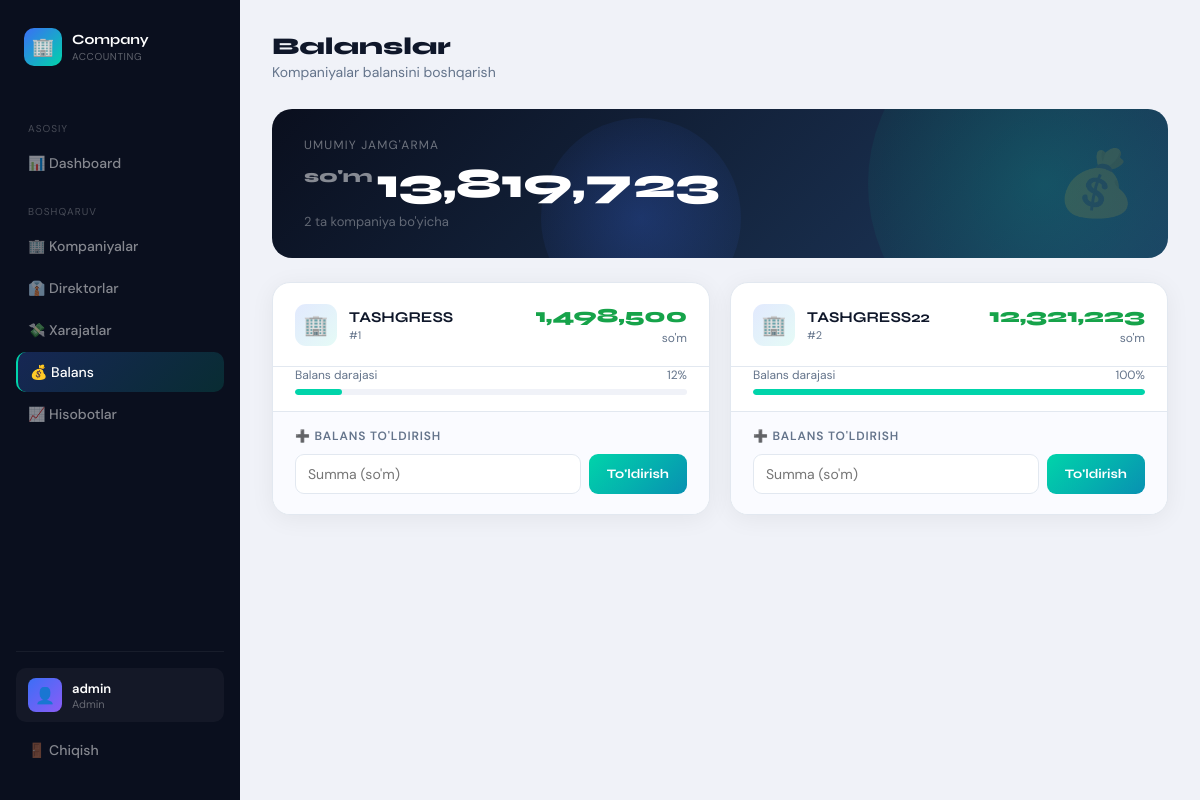
The app's page /admin/balances (signed in), older data.
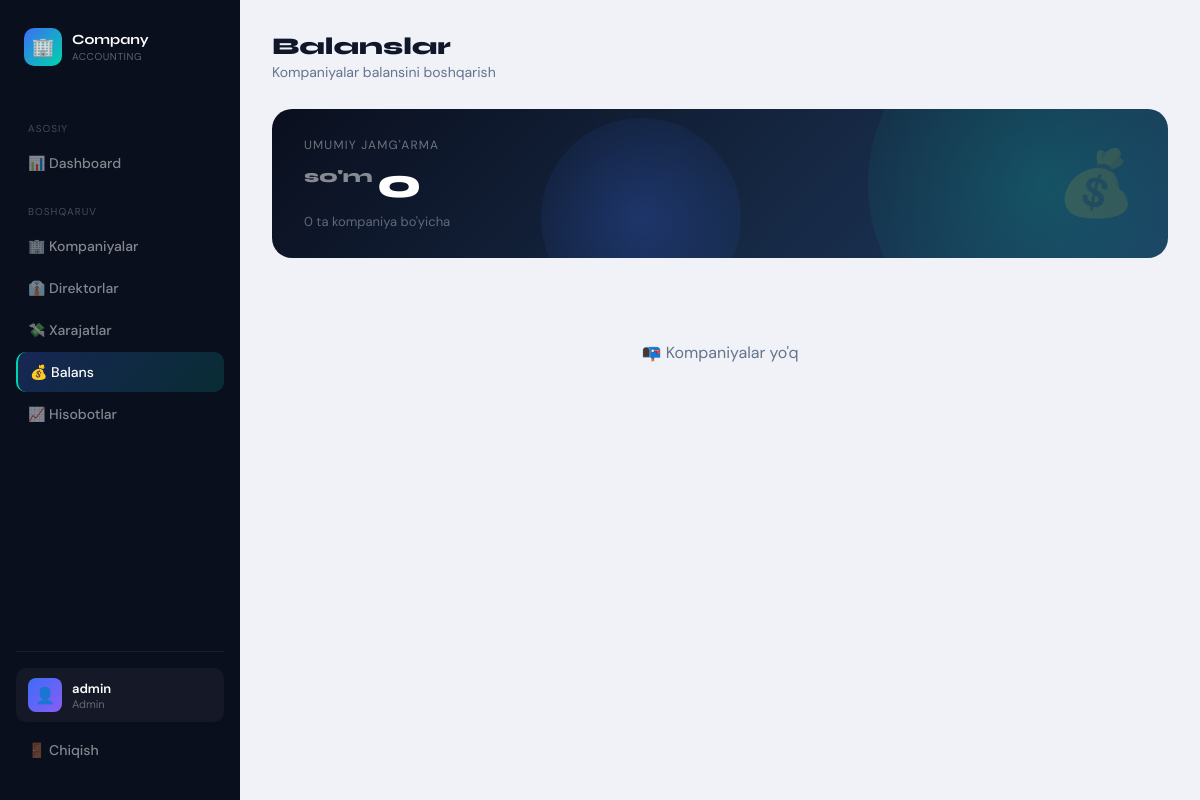
The same page, newer data.
### tables this page shows
CREATE TABLE companies (
        id INTEGER PRIMARY KEY AUTOINCREMENT,
        name TEXT,
        balance INTEGER DEFAULT 0,
        created_at TEXT
    );

### app.py (the view, shortened to what this page needs)
@app.route("/admin/balances", methods=["GET", "POST"])
def admin_balances():
    if session.get("role") != "admin":
        return "Ruxsat yo'q ❌"
    conn = get_db()
    c = conn.cursor()
    c.execute("SELECT id, name, balance FROM companies")
    companies = c.fetchall()
    conn.close()
    return render_template("admin_balances.html", companies=companies)

### app.py (called while the page is built)
def get_db():
    conn = sqlite3.connect("users.db")
    conn.row_factory = sqlite3.Row
    return conn

@app.context_processor
def inject_notifications():
    return {
        "notifications": [],
        "last_expense": session.get("last_expense")
    }

### templates/admin_balances.html (shortened to what the changed rows need)
<!DOCTYPE html>
<html lang="uz">
<head>
</head>
<body>
<main class="main">
    {% set grand = namespace(total=0) %}
    {% for c in companies %}{% set grand.total = grand.total + c[2] %}{% endfor %}
    <div class="total-banner">
        <div class="total-left">
            <div class="total-label">Umumiy jamg'arma</div>
            <div class="total-val">
                <sup>so'm</sup>{{ "{:,}".format(grand.total) }}
            </div>
            <div class="total-sub">{{ companies | length }} ta kompaniya bo'yicha</div>
        </div>
    </div>
    {% set max_balance = namespace(val=1) %}
    {% for c in companies %}
        {% if c[2] > max_balance.val %}{% set max_balance.val = c[2] %}{% endif %}
    {% endfor %}
    <div class="companies-grid">
        {% for c in companies %}
        {% set pct = ((c[2] / max_balance.val) * 100) | int if max_balance.val > 0 else 0 %}
        {% if c[2] <= 0 %}
            {% set bar_color = '#ef4444' %}
            {% set bal_class = 'zero' %}
        {% elif c[2] < 500000 %}
            {% set bar_color = '#f59e0b' %}
            {% set bal_class = 'low' %}
        {% else %}
            {% set bar_color = '#00d4aa' %}
            {% set bal_class = 'positive' %}
        {% endif %}
        <div class="balance-card">
            <div class="balance-card-top">
                <div class="company-info">
                    <div class="company-avatar">🏢</div>
                    <div>
                        <div class="company-name">{{ c[1] }}</div>
                        <div class="company-id-label">#{{ c[0] }}</div>
                    </div>
                </div>
                <div class="balance-amount">
                    <div class="balance-num {{ bal_class }}">{{ "{:,}".format(c[2]) }}</div>
                    <div class="balance-currency">so'm</div>
                </div>
            </div>
            <div class="progress-wrap">
                <div class="progress-label">
                    <span>Balans darajasi</span>
                    <span>{{ pct }}%</span>
                </div>
                <div class="progress-bar">
                    <div class="progress-fill" style="width:{{ pct }}%; background:{{ bar_color }};"></div>
                </div>
            </div>
            <div class="add-form-wrap">
                <div class="add-form-title">➕ Balans to'ldirish</div>
                <form method="POST" class="add-form-row">
                    <input type="number" name="amount" placeholder="Summa (so'm)" required min="1">
                    <button type="submit" class="btn-topup" onclick="showToast('{{ c[1] }}')">
                        To'ldirish
                    </button>
                </form>
            </div>
        </div>
        {% else %}
        <div style="grid-column:1/-1;text-align:center;padding:60px;color:var(--muted);">
            📭 Kompaniyalar yo'q
        </div>
        {% endfor %}
    </div>
</main>
</body>
</html>

Row changes from the older to the newer data that the page shows:
removed companies: name "TASHGRESS", id "1", balance "1,498,500", pct "12"
removed companies: name "TASHGRESS22", id "2", balance "12,321,223", pct "100"
Text that changed along with them:
{{ "{:,}".format(grand.total) }}: "13,819,723" → "0"
{{ companies | length }}: "2" → "0"
text now shown: "📭 Kompaniyalar yo'q"
